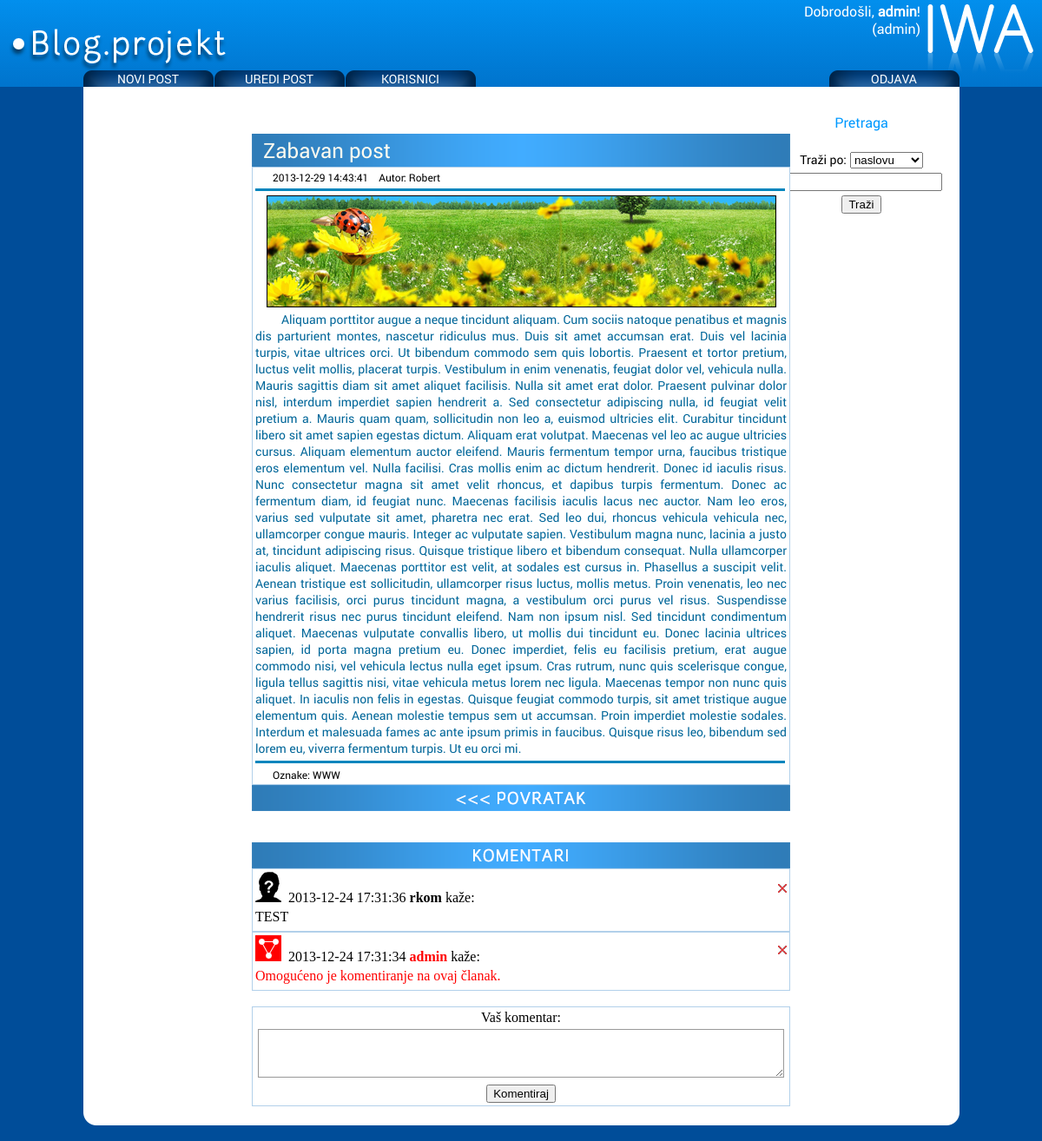
Page /open_post.php?id=10 (signed in) on the committed database.
### tables this page shows
CREATE TABLE IF NOT EXISTS `clanak` (
  `clanak_id` int(11) NOT NULL AUTO_INCREMENT,
  `korisnik_id` int(10) NOT NULL,
  `naslov` varchar(100) NOT NULL,
  `tekst` text NOT NULL,
  `slika` varchar(500) NOT NULL,
  `datum` timestamp NOT NULL DEFAULT CURRENT_TIMESTAMP ON UPDATE CURRENT_TIMESTAMP,
  `objavljen` int(11) NOT NULL,
  PRIMARY KEY (`clanak_id`)
);

CREATE TABLE IF NOT EXISTS `korisnik` (
  `korisnik_id` int(10) NOT NULL AUTO_INCREMENT,
  `tip_id` int(10) NOT NULL,
  `korisnicko_ime` varchar(50) NOT NULL,
  `lozinka` varchar(32) NOT NULL,
  `ime` varchar(100) NOT NULL,
  `prezime` varchar(100) NOT NULL,
  `email` varchar(50) NOT NULL,
  `slika` varchar(200) NOT NULL,
  PRIMARY KEY (`korisnik_id`),
  KEY `korisnicko_ime` (`korisnicko_ime`)
);

CREATE TABLE IF NOT EXISTS `oznaka` (
  `oznaka_id` int(11) NOT NULL AUTO_INCREMENT,
  `oznaka` varchar(45) NOT NULL,
  `clanak_id` int(11) NOT NULL,
  PRIMARY KEY (`oznaka_id`)
);

CREATE TABLE IF NOT EXISTS `komentar` (
  `komentar_id` int(11) NOT NULL AUTO_INCREMENT,
  `tekst` text NOT NULL,
  `ocjena` int(11) NOT NULL,
  `datum` timestamp NOT NULL DEFAULT CURRENT_TIMESTAMP ON UPDATE CURRENT_TIMESTAMP,
  `clanak_id` int(11) NOT NULL,
  `korisnik_id` int(10) NOT NULL,
  PRIMARY KEY (`komentar_id`)
);

### open_post.php (the view, shortened to what this page needs)
<?php
include('connect.php');
if (isset($_SESSION['login']))
{
?>
	<!DOCTYPE html PUBLIC "-//W3C//DTD XHTML 1.0 Transitional//EN" "http://www.w3.org/TR/xhtml1/DTD/xhtml1-transitional.dtd">
	<html xmlns="http://www.w3.org/1999/xhtml">
	<head>
	<?php
		$id = $_GET['id'];
		$sql = ("SELECT clanak.clanak_id, clanak.naslov, clanak.tekst, clanak.datum, clanak.slika, clanak.objavljen, korisnik.ime, oznaka.oznaka
				FROM clanak
				INNER JOIN korisnik ON clanak.korisnik_id = korisnik.korisnik_id
				AND clanak_id = '$id'
				INNER JOIN oznaka ON clanak.clanak_id = oznaka.clanak_id");
		$fetchpostdata = mysqli_query($connect, $sql);
		$result = mysqli_fetch_array($fetchpostdata);
		$objavljen = $result["objavljen"];
		if ($objavljen == 1 or $objavljen == 2)
			{
			$naslov = $result["naslov"];
			$autor = $result["ime"];
			$datum = $result["datum"];
			$clanak_slika = $result["slika"];
			$tekst = $result["tekst"];
			$oznaka = $result["oznaka"];
			?>
			<link href="style.css" rel="stylesheet" type="text/css" />
			</head>
			<body>
			<?php include ("header.php");?>
			<div class="container" align="center">
			<?php
			include ("pretraga.php");
			?>
			<br><br><br>
			<table class="titletable" align="center" width="620" border="0">
				<tr>
					<td align="left">
					<span class="naslov">
					<?php
						print $naslov;
					?>
					</span>
					</td>
				</tr>
			</table>
			<table class="posttable" align="center" width="620" border="0">
				<tr>
					<td align="left">
					<span class="datum">
					<?php
						print $datum;
					?>
					&nbsp;&nbsp;&nbsp;Autor:
					<?php
						print $autor
					?>
					</span>
					</td>
				</tr>
				<tr>
					<td>
					<img class="break" src="images/break.png"/>
					</td>
				</tr>
				<tr>
					<td align="center">
					<img src="<?php echo $clanak_slika ?>" width="587" height="129" />
					</td>
				</tr>
				<tr>
					<td class="tekst" ><?php print $tekst?>
					</td>
				</tr>
				<tr>
				<td><img class="break" src="images/break.png"/></td>
				</tr>
				<tr>
				<td><span class="datum">Oznake:&nbsp;<span color=#FFFFFF><?php echo $oznaka ?></span></span></td>
				</tr>
			</table>
			<a href="index.php"><img src="images/povratak.png" class="center" /></a>
			<br /><br />
			<?php include ("komentari.php");
			if ($objavljen == 1)
			{
				include ("novi_komentar.php");
			}
			else
			{
				echo "<br><br><span style='color:#FF0000' class='tekst'>Za ovu temu su isključeni komentari.</span>";
			}
			?>
			</div>
			<img class="center" src="images/containerbottom.png"/>
			</body>
			</html>
			<?php
			}
			else
			{
			goto fail;
			}
			?>
<?php
}
?>

### komentari.php (shortened to what this page needs)
<?php
include('connect.php');
if (isset($_SESSION['login']))
{
	?>
	<!DOCTYPE html PUBLIC "-//W3C//DTD XHTML 1.0 Transitional//EN" "http://www.w3.org/TR/xhtml1/DTD/xhtml1-transitional.dtd">
	<html xmlns="http://www.w3.org/1999/xhtml">
	<head>
	<link href="style.css" rel="stylesheet" type="text/css" />
	<img src="images/komentari.png" class="center" />
	</head>
	<body>
	<?php
	$query= ("SELECT * FROM komentar
	INNER JOIN korisnik WHERE komentar.korisnik_id = korisnik.korisnik_id AND komentar.clanak_id = '$id' ORDER BY `komentar`.`komentar_id` DESC");
	$makequery= mysqli_query ($connect, $query);
	$brojkom= mysqli_num_rows ($makequery);
	$i=0;
	do
		{
			$sadrzaj= mysqli_fetch_array ($makequery);
			$datum = $sadrzaj["datum"];
			$tekst = $sadrzaj["tekst"];
			$korisnik_slika = $sadrzaj["slika"];
			$user = $sadrzaj["korisnicko_ime"];
			include ("komentari_format.php");
			$i++;
		}
	while ($i < $brojkom)
	?>
	</body>
	</html>
<?php
}
?>

### komentari_format.php (shortened to what this page needs)
<?php
if (isset($_SESSION['login']))
{
?>
	<!DOCTYPE html PUBLIC "-//W3C//DTD XHTML 1.0 Transitional//EN" "http://www.w3.org/TR/xhtml1/DTD/xhtml1-transitional.dtd">
	<html xmlns="http://www.w3.org/1999/xhtml">
	<head>
	<link href="style.css" rel="stylesheet" type="text/css" />
	</head>
	<body>
	<table class="commenttable" align="center" width="620">
		<tr>
			<td>
				<?php
				if ($brojkom != 0)
				{
				echo "<img src= $korisnik_slika ?> &nbsp;";
				echo $datum;
					if ($user === 'admin')
					{
						echo "<span style='color:#F00; font-weight:bold'> $user </span> kaže:";
					}
					else
					{
						echo "<span style='font-weight:bold'> $user </span> kaže:";
					}
				}
				else {}
				?>
			</td>
			<td align="right">
			<?php if (($_SESSION['user_type'] == 0) && ($brojkom != 0))
			{ ?>
			<form action="delete_comment.php" method="post">
			<input name="submit" type="image" src="images/delete.png" align="right" title="Obriši komentar" />
			</form>
			<?php } ?>
			</td>
		</tr>
		<tr>
			<td>
				<?php
				if ($brojkom == 0)
				{
				echo "Nema komentara!";
				}
				else
				{
					if ($user === 'admin')
					{
						echo "<span style='color:#F00'> $tekst </span>";
					}
					else
					{
						echo $tekst;
					}
				}
				?>
			</td>
		</tr>
		<tr>
			<td>
			</td>
		</tr>
	</table>
	</body>
	</html>
<?php
}
?>

### style.css (style rules this page uses)
html { overflow-y: scroll; }
body { margin: 0px; padding: 0px; background-color:#004D99; background-repeat:repeat; }
.container { position:relative; width:1009px; padding:0px; margin-left:auto; margin-right:auto; background-color:#FFFFFF; overflow:hidden; }
.naslov { font-family: "Roboto Regular"; font-size: 24px; color: #FFFBF0; margin-left: 10px; }
.tekst { font-family: "Roboto Regular"; font-size: 14px; color: #069; text-align: justify; text-indent: 30px; }
.datum { font-family: "Roboto Regular"; font-size: 12px; margin-left: 0px; padding-left: 20px; }
.break { position: relative; margin-right: auto; margin-left: auto; width: 610px; }
.posttable { position:relative; background-color:#FFFFFF; border: 1px solid #b2d0ea; padding:0px; }
.titletable { background-image: url(images/titlebg.png); }
img.center { display: block; margin-left: auto; margin-right: auto; }

### rows in the picture
clanak: naslov "Zabavan post", datum "2013-12-29 14:43:41", korisnik.ime "Robert", slika (picture), tekst "Aliquam porttitor augue a neque tincidunt aliquam. Cum sociis natoque penatibus et magnis dis parturient montes, nascetur ridiculus mus. Duis sit amet accumsan erat. Duis vel lacinia turpis, vitae ultrices orci. Ut bibendum commodo sem quis lobortis. Praesent et tortor pretium, luctus velit mollis, placerat turpis. Vestibulum in enim venenatis, feugiat dolor vel, vehicula nulla. Mauris sagittis diam sit amet aliquet facilisis. Nulla sit amet erat dolor. Praesent pulvinar dolor nisl, interdum imperdiet sapien hendrerit a. Sed consectetur adipiscing nulla, id feugiat velit pretium a. Mauris quam quam, sollicitudin non leo a, euismod ultricies elit. Curabitur tincidunt libero sit amet sapien…", oznaka.oznaka "WWW"
komentar: korisnik.slika (placeholder picture), datum "2013-12-24 17:31:36", korisnik.korisnicko_ime "rkom", tekst "TEST"
komentar: korisnik.slika (picture), datum "2013-12-24 17:31:34", korisnik.korisnicko_ime "admin", tekst "Omogućeno je komentiranje na ovaj članak."

### other values in the picture
$user "admin"
